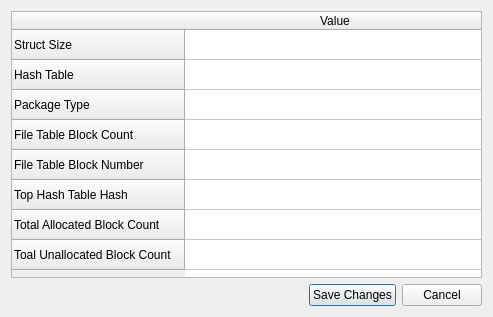
<?xml version="1.0" encoding="UTF-8"?>
<ui version="4.0">
 <class>VolumeDescriptorDialog</class>
 <widget class="QDialog" name="VolumeDescriptorDialog">
  <property name="geometry">
   <rect>
    <x>0</x>
    <y>0</y>
    <width>493</width>
    <height>317</height>
   </rect>
  </property>
  <property name="windowTitle">
   <string>Volume Descriptor</string>
  </property>
  <property name="windowIcon">
   <iconset resource="Resources.qrc">
    <normaloff>:/Images/Leaner24.png</normaloff>:/Images/Leaner24.png</iconset>
  </property>
  <layout class="QVBoxLayout" name="verticalLayout">
   <item>
    <widget class="QTableWidget" name="tableWidget">
     <attribute name="horizontalHeaderDefaultSectionSize">
      <number>300</number>
     </attribute>
     <row>
      <property name="text">
       <string>Struct Size</string>
      </property>
     </row>
     <row>
      <property name="text">
       <string>Hash Table</string>
      </property>
     </row>
     <row>
      <property name="text">
       <string>Package Type</string>
      </property>
     </row>
     <row>
      <property name="text">
       <string>File Table Block Count</string>
      </property>
     </row>
     <row>
      <property name="text">
       <string>File Table Block Number</string>
      </property>
     </row>
     <row>
      <property name="text">
       <string>Top Hash Table Hash</string>
      </property>
     </row>
     <row>
      <property name="text">
       <string>Total Allocated Block Count</string>
      </property>
     </row>
     <row>
      <property name="text">
       <string>Toal Unallocated Block Count</string>
      </property>
     </row>
     <column>
      <property name="text">
       <string>Value</string>
      </property>
     </column>
    </widget>
   </item>
   <item>
    <layout class="QHBoxLayout" name="horizontalLayout">
     <item>
      <spacer name="horizontalSpacer">
       <property name="orientation">
        <enum>Qt::Horizontal</enum>
       </property>
       <property name="sizeHint" stdset="0">
        <size>
         <width>40</width>
         <height>20</height>
        </size>
       </property>
      </spacer>
     </item>
     <item>
      <widget class="QPushButton" name="pushButton">
       <property name="text">
        <string>Save Changes</string>
       </property>
       <property name="icon">
        <iconset resource="Resources.qrc">
         <normaloff>:/Images/save.png</normaloff>:/Images/save.png</iconset>
       </property>
      </widget>
     </item>
     <item>
      <widget class="QPushButton" name="pushButton_2">
       <property name="text">
        <string>Cancel</string>
       </property>
       <property name="icon">
        <iconset resource="Resources.qrc">
         <normaloff>:/Images/cancel.png</normaloff>:/Images/cancel.png</iconset>
       </property>
      </widget>
     </item>
    </layout>
   </item>
  </layout>
 </widget>
 <resources>
  <include location="Resources.qrc"/>
 </resources>
 <connections/>
</ui>
